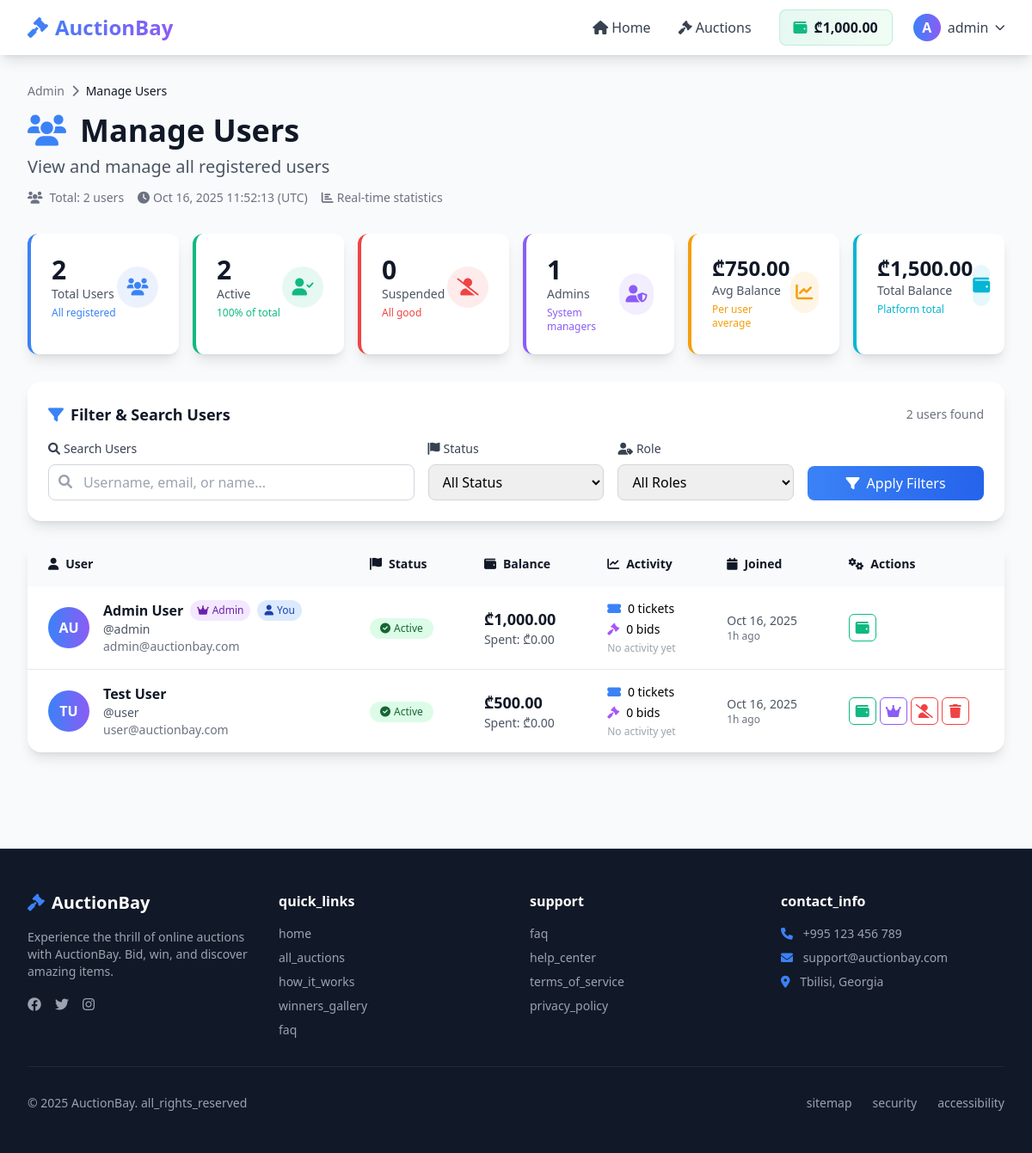
The page /admin/users.php (signed in) on the database its author committed.
### tables this page shows
CREATE TABLE IF NOT EXISTS `users` (
    `id` INT PRIMARY KEY AUTO_INCREMENT,
    `username` VARCHAR(50) UNIQUE NOT NULL,
    `email` VARCHAR(100) UNIQUE NOT NULL,
    `password` VARCHAR(255) NOT NULL,
    `first_name` VARCHAR(50),
    `last_name` VARCHAR(50),
    `balance` DECIMAL(10, 2) DEFAULT 0,
    `is_admin` BOOLEAN DEFAULT FALSE,
    `status` ENUM('active', 'suspended', 'pending') DEFAULT 'active',
    `email_verified` BOOLEAN DEFAULT FALSE,
    `created_at` TIMESTAMP DEFAULT CURRENT_TIMESTAMP,
    `updated_at` TIMESTAMP DEFAULT CURRENT_TIMESTAMP ON UPDATE CURRENT_TIMESTAMP,
    INDEX `idx_email` (`email`),
    INDEX `idx_username` (`username`)
);

### admin/users.php (the view, shortened to what the rows shown need)
<?php
require_once '../config/config.php';
$database = new Database();
$db = $database->getConnection();
$sort = $_GET['sort'] ?? 'created_at';
$order = $_GET['order'] ?? 'DESC';
$where_conditions = [];
$params = [];
$where_clause = !empty($where_conditions) ? 'WHERE ' . implode(' AND ', $where_conditions) : '';
$per_page = 20;
$page = max(1, (int)($_GET['page'] ?? 1));
$offset = ($page - 1) * $per_page;
$query = "SELECT u.*,
          COUNT(DISTINCT ut.id) as total_tickets,
          COUNT(DISTINCT b.id) as total_bids,
          COALESCE(SUM(CASE WHEN t.type = 'ticket_purchase' THEN t.amount ELSE 0 END), 0) as total_spent,
          MAX(t.created_at) as last_transaction
          FROM users u
          LEFT JOIN user_tickets ut ON u.id = ut.user_id
          LEFT JOIN bids b ON u.id = b.user_id
          LEFT JOIN transactions t ON u.id = t.user_id
          $where_clause
          GROUP BY u.id
          ORDER BY $sort $order
          LIMIT $per_page OFFSET $offset";
$stmt = $db->prepare($query);
$stmt->execute($params);
$users = $stmt->fetchAll(PDO::FETCH_ASSOC);
?>
<!DOCTYPE html>
<html lang="en">
<head>
    <script src="https://cdn.tailwindcss.com"></script>
    <link rel="stylesheet" href="https://cdnjs.cloudflare.com/ajax/libs/font-awesome/6.0.0/css/all.min.css">
</head>
<body class="bg-gray-50">
    <?php include '../includes/navbar.php'; ?>
    <div class="max-w-7xl mx-auto px-4 sm:px-6 lg:px-8 py-8">
        <div class="mb-8">
            <div class="flex flex-col lg:flex-row justify-between items-start lg:items-center gap-4">
                <div>
                    <h1 class="text-4xl font-bold text-gray-900 mb-2 flex items-center">
                        <i class="fas fa-users text-primary mr-4"></i>
                        Manage Users
                    </h1>
                </div>
            </div>
        </div>
        <div class="bg-white rounded-2xl shadow-lg overflow-hidden">
            <div class="overflow-x-auto">
                <table class="w-full">
                    <thead class="bg-gray-50">
                        <tr>
                            <th class="px-6 py-4 text-left text-sm font-semibold text-gray-900">
                                <i class="fas fa-user mr-2"></i>User
                            </th>
                            <th class="px-6 py-4 text-left text-sm font-semibold text-gray-900">
                                <i class="fas fa-flag mr-2"></i>Status
                            </th>
                            <th class="px-6 py-4 text-left text-sm font-semibold text-gray-900">
                                <i class="fas fa-wallet mr-2"></i>Balance
                            </th>
                            <th class="px-6 py-4 text-left text-sm font-semibold text-gray-900">
                                <i class="fas fa-chart-line mr-2"></i>Activity
                            </th>
                            <th class="px-6 py-4 text-left text-sm font-semibold text-gray-900">
                                <i class="fas fa-calendar mr-2"></i>Joined
                            </th>
                            <th class="px-6 py-4 text-left text-sm font-semibold text-gray-900 min-w-[160px]">
                                <i class="fas fa-cogs mr-2"></i>Actions
                            </th>
                        </tr>
                    </thead>
                    <tbody class="divide-y divide-gray-200">
                        <?php foreach($users as $user): ?>
                            <tr class="hover:bg-gray-50 transition-colors">
                                <td class="px-6 py-4">
                                    <div class="flex items-center">
                                        <div class="w-12 h-12 bg-gradient-to-r from-primary to-secondary rounded-full flex items-center justify-center mr-4 text-white font-bold">
                                            <?= strtoupper(substr($user['first_name'], 0, 1) . substr($user['last_name'], 0, 1)) ?>
                                        </div>
                                        <div>
                                            <div class="font-semibold text-gray-900 flex items-center">
                                                <?= htmlspecialchars($user['first_name'] . ' ' . $user['last_name']) ?>
                                                <?php if ($user['is_admin']): ?>
                                                    <span class="ml-2 inline-flex items-center px-2 py-1 rounded-full text-xs font-medium bg-purple-100 text-purple-800">
                                                        <i class="fas fa-crown mr-1"></i>Admin
                                                    </span>
                                                <?php endif; ?>
                                                <?php if ($user['id'] == $_SESSION['user_id']): ?>
                                                    <span class="ml-2 inline-flex items-center px-2 py-1 rounded-full text-xs font-medium bg-blue-100 text-blue-800">
                                                        <i class="fas fa-user mr-1"></i>You
                                                    </span>
                                                <?php endif; ?>
                                            </div>
                                            <div class="text-sm text-gray-600">@<?= htmlspecialchars($user['username']) ?></div>
                                            <div class="text-sm text-gray-500"><?= htmlspecialchars($user['email']) ?></div>
                                        </div>
                                    </div>
                                </td>
                                <td class="px-6 py-4">
                                    <span class="inline-flex items-center px-3 py-1 rounded-full text-xs font-medium
                                                 <?php
                                                 switch($user['status']) {
                                                     case 'active':
                                                         echo 'bg-green-100 text-green-800';
                                                         break;
                                                 }
                                                 ?>">
                                        <i class="<?php
                                            switch($user['status']) {
                                                case 'active': echo 'fas fa-check-circle'; break;
                                            }
                                        ?> mr-1"></i>
                                        <?= ucfirst($user['status']) ?>
                                    </span>
                                </td>
                                <td class="px-6 py-4">
                                    <div class="text-lg font-semibold text-gray-900"><?= formatPrice($user['balance']) ?></div>
                                    <div class="text-sm text-gray-600">Spent: <?= formatPrice($user['total_spent']) ?></div>
                                </td>
                                <td class="px-6 py-4 text-sm">
                                    <div class="space-y-1">
                                        <div class="flex items-center">
                                            <i class="fas fa-ticket-alt text-blue-500 mr-2"></i>
                                            <span><?= number_format($user['total_tickets']) ?> tickets</span>
                                        </div>
                                        <div class="flex items-center">
                                            <i class="fas fa-gavel text-purple-500 mr-2"></i>
                                            <span><?= number_format($user['total_bids']) ?> bids</span>
                                        </div>
                                        <?php if ($user['last_transaction']): ?>
                                            <div class="text-xs text-gray-500">
                                                Last: <?= timeAgo($user['last_transaction']) ?>
                                            </div>
                                        <?php else: ?>
                                            <div class="text-xs text-gray-400">No activity yet</div>
                                        <?php endif; ?>
                                    </div>
                                </td>
                                <td class="px-6 py-4 text-sm text-gray-600">
                                    <div><?= date('M j, Y', strtotime($user['created_at'])) ?></div>
                                    <div class="text-xs text-gray-500"><?= timeAgo($user['created_at']) ?></div>
                                </td>
                                <td class="px-6 py-4">
                                    <div class="flex items-center gap-1 flex-wrap">
                                        <button onclick="openBalanceModal(<?= $user['id'] ?>, '<?= htmlspecialchars($user['username'], ENT_QUOTES) ?>', <?= $user['balance'] ?>)"
                                                class="action-btn text-success hover:bg-success hover:text-white border border-success"
                                                title="Manage Balance">
                                            <i class="fas fa-wallet"></i>
                                        </button>
                                        <?php if (!$user['is_admin'] && $user['id'] != $_SESSION['user_id']): ?>
                                            <form method="POST" class="inline">
                                                <button type="submit" name="action" value="make_admin"
                                                        class="action-btn text-secondary hover:bg-secondary hover:text-white border border-secondary"
                                                        title="Make Admin"
                                                        onclick="return confirm('Make <?= htmlspecialchars($user['username']) ?> an admin?')">
                                                    <i class="fas fa-crown"></i>
                                                </button>
                                            </form>
                                        <?php endif; ?>
                                        <?php if ($user['status'] == 'active' && $user['id'] != $_SESSION['user_id']): ?>
                                            <form method="POST" class="inline">
                                                <button type="submit" name="action" value="suspend"
                                                        class="action-btn text-danger hover:bg-danger hover:text-white border border-danger"
                                                        title="Suspend User"
                                                        onclick="return confirm('Suspend <?= htmlspecialchars($user['username']) ?>?')">
                                                    <i class="fas fa-user-slash"></i>
                                                </button>
                                            </form>
                                        <?php endif; ?>
                                        <?php if ($user['id'] != $_SESSION['user_id']): ?>
                                            <form method="POST" class="inline" onsubmit="return confirm('🗑️ Delete <?= htmlspecialchars($user['username']) ?> permanently?\n\n⚠️ This will also delete:\n• All bids\n• All tickets\n• All transactions\n\nThis action cannot be undone!')">
                                                <button type="submit" name="action" value="delete"
                                                        class="action-btn text-danger hover:bg-danger hover:text-white border border-danger"
                                                        title="Delete User">
                                                    <i class="fas fa-trash"></i>
                                                </button>
                                            </form>
                                        <?php endif; ?>
                                    </div>
                                </td>
                            </tr>
                        <?php endforeach; ?>
                    </tbody>
                </table>
            </div>
        </div>
    </div>
</body>
</html>

### includes/navbar.php (shortened to what the rows shown need)
<?php
if (isLoggedIn()) {
    $database = new Database();
    $db = $database->getConnection();
    $query = "SELECT balance FROM users WHERE id = ?";
    $stmt = $db->prepare($query);
    $stmt->execute([$_SESSION['user_id']]);
}
?>
<nav class="bg-white shadow-lg sticky top-0 z-50">
    <div class="max-w-7xl mx-auto px-4 sm:px-6 lg:px-8">
        <div class="flex justify-between h-16">
            <div class="hidden md:flex items-center space-x-8">
                <?php if (isLoggedIn()): ?>
                    <div class="flex items-center space-x-6">
                        <div class="flex items-center space-x-2 px-4 py-2 bg-gradient-to-r from-success/10 to-green-50 rounded-lg border border-success/20">
                            <i class="fas fa-wallet text-success"></i>
                            <span class="font-semibold text-gray-900"><?= formatPrice($_SESSION['user_balance'] ?? 0) ?></span>
                        </div>
                        <div class="relative group">
                            <button class="flex items-center space-x-2 text-gray-700 hover:text-primary transition-colors">
                                <div class="w-8 h-8 bg-gradient-to-r from-primary to-secondary rounded-full flex items-center justify-center text-white font-bold">
                                    <?= strtoupper(substr($_SESSION['username'] ?? 'U', 0, 1)) ?>
                                </div>
                                <span><?= htmlspecialchars($_SESSION['username'] ?? 'User') ?></span>
                                <i class="fas fa-chevron-down text-xs"></i>
                            </button>
                        </div>
                    </div>
                <?php endif; ?>
            </div>
        </div>
    </div>
</nav>

### rows shown on the page
users: balance "₾1,000.00", first_name+last_name "AU", first_name+last_name "Admin User", is_admin 1 (drawn), shows "You", username "admin", email "admin@auctionbay.com", status "Active", total_spent "₾0.00", total_tickets "0", total_bids "0", created_at "Oct 16, 2025", created_at "1h ago"
users: first_name+last_name "TU", first_name+last_name "Test User", username "user", email "user@auctionbay.com", status "Active", balance "₾500.00", total_spent "₾0.00", total_tickets "0", total_bids "0", created_at "Oct 16, 2025", created_at "1h ago"

### other values the page prints
substr($_SESSION['username'] ?? 'U', 0, 1) "A"
$_SESSION['username'] "admin"
$total_users "2"
CURRENT_TIMEZONE "UTC"
$stats['total_users'] "2"
$stats['active_users'] "2"
$stats['suspended_users'] "0"
$stats['admin_users'] "1"
formatPrice($stats['avg_balance']) "₾750.00"
formatPrice($stats['total_balance']) "₾1,500.00"
SITE_NAME "AuctionBay"
t('quick_links') "quick_links"
t('home') "home"
t('all_auctions') "all_auctions"
t('how_it_works') "how_it_works"
